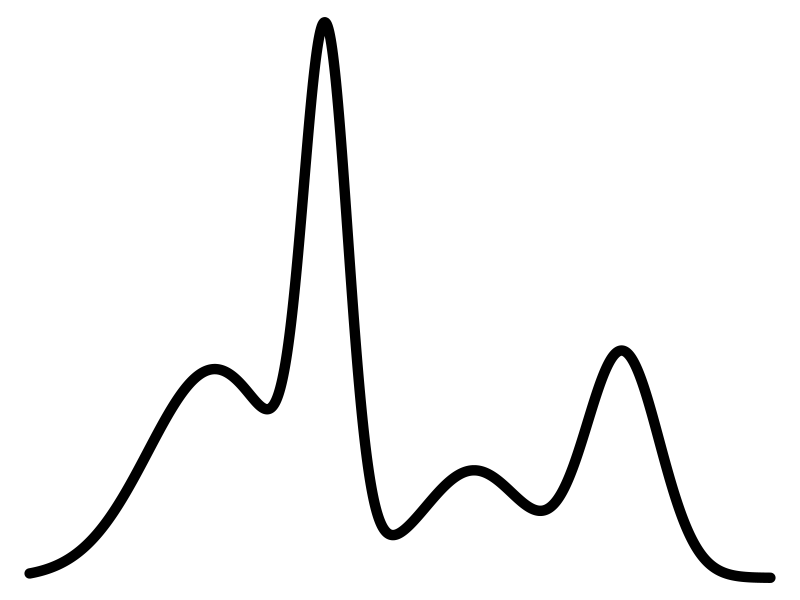
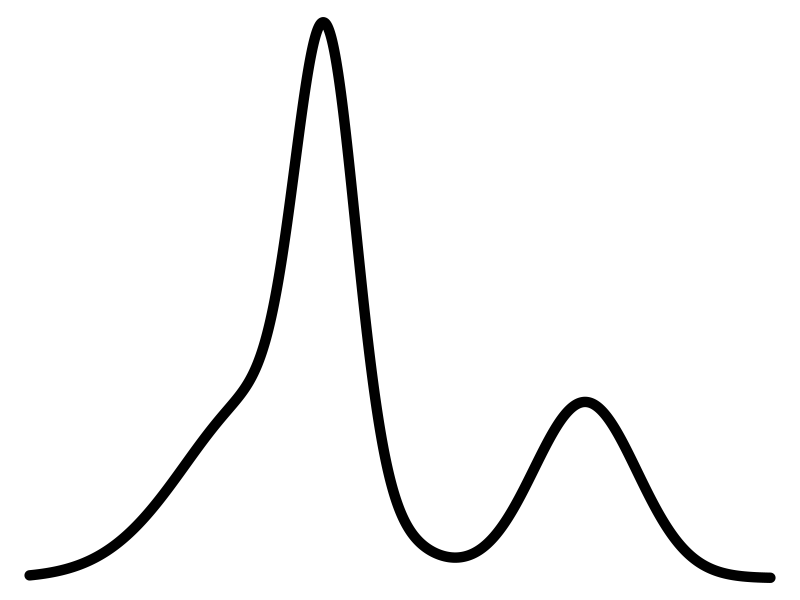
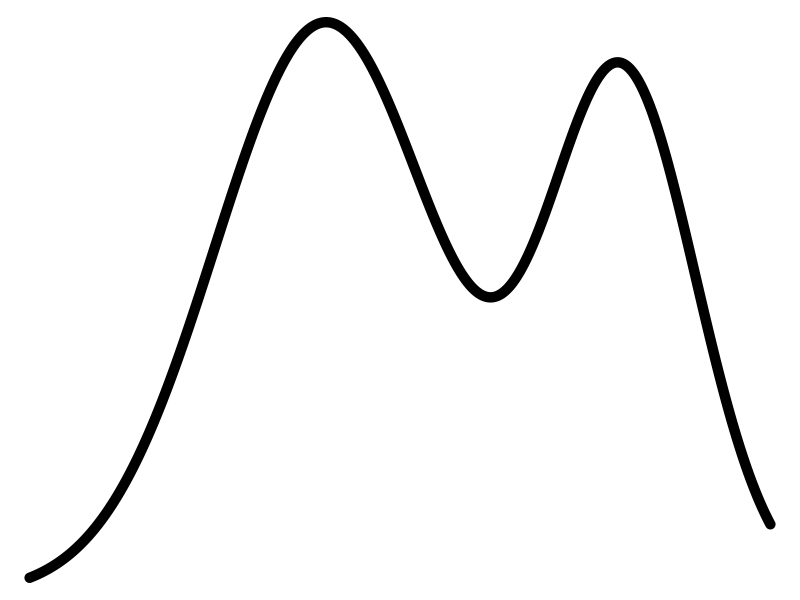
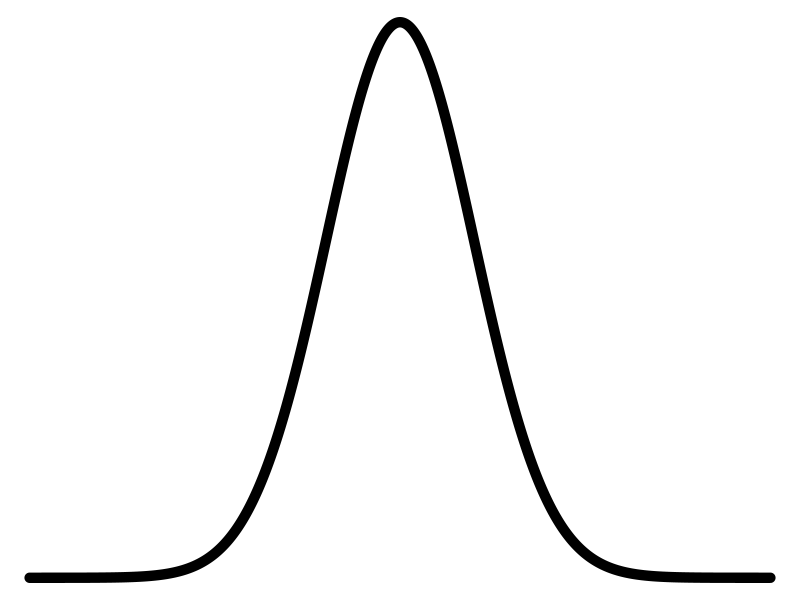

These figures' R source, in order:

dmix <- function(x, w, m, s) {
  w <- w/sum(w)
  out <- rep(0, length(x))
  for (i in seq_along(w)) {
    out <- out + w[i] * dnorm(x, m[i], s[i])
  }

  return(out)
}

par(oma=c(0,0,0,0), mar=c(0,0,0,0), mfrow=c(1, 1))

curve(
  dmix(x=x,c(5, 4, 2, 3), c(-2.5, -1, 1, 3), c(0.9, 0.3, 0.7, 0.5)),
  from=-5, to=5, n=1000, lwd=10,
  axes=FALSE, xlab="", ylab="")

curve(
  dmix(x=x,c(5, 4, 3), c(-1.8, -1, 2.5), c(1.1, 0.4, 0.7)),
  from=-5, to=5, n=1000, lwd=10,
  axes=FALSE, xlab="", ylab="")

curve(
  dmix(x=x,c(5, 3), c(-1, 3), c(1.5, 1)),
  from=-5, to=5, n=1000, lwd=10,
  axes=FALSE, xlab="", ylab="")

curve(
  dmix(x=x,1, 0, 1),
  from=-5, to=5, n=1000, lwd=10,
  axes=FALSE, xlab="", ylab="")

